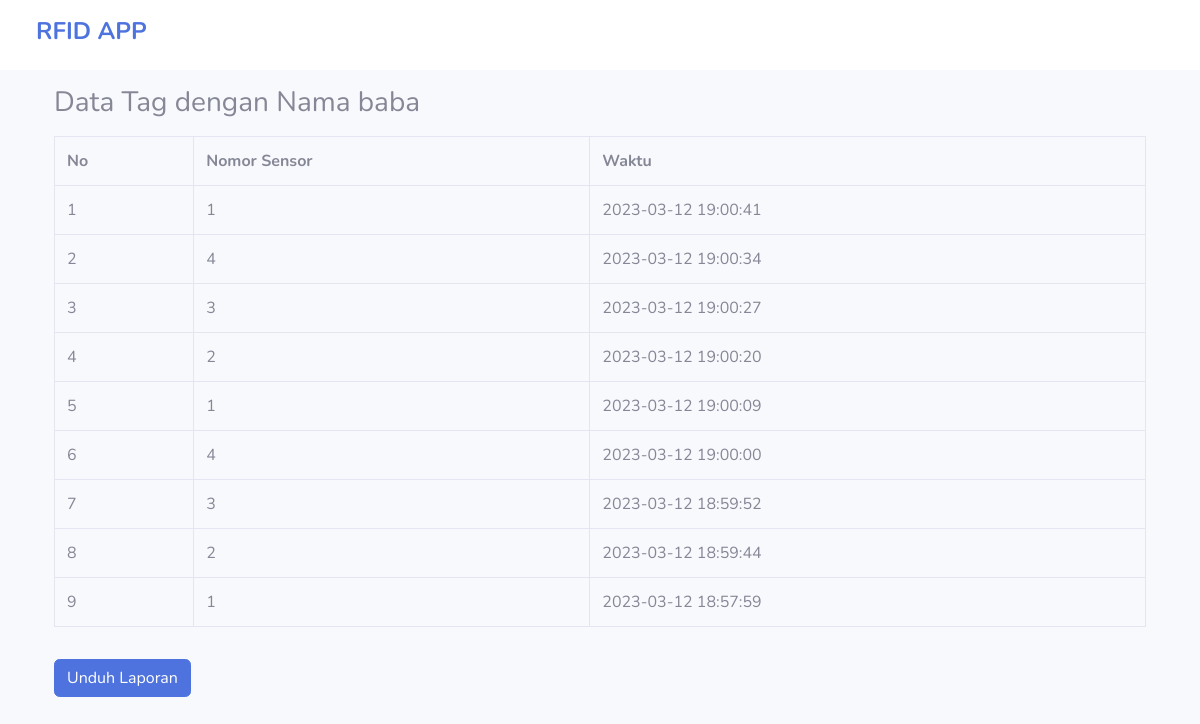
The app's page /ldetail.php?tag_id=CC FF FF 20 05 10 00 34 00 E2 00 47 04 13 10 68 21 C7 65 01 0A&nama=baba with its own data.
### tables this page shows
CREATE TABLE `sensordata` (
  `id` int(6) UNSIGNED NOT NULL,
  `nodeID` varchar(255) NOT NULL,
  `tag` varchar(255) NOT NULL,
  `reading_time` timestamp NOT NULL DEFAULT current_timestamp() ON UPDATE current_timestamp()
);

### ldetail.php (the view, shortened to what this page needs)
<?php
$tag_id = $_GET['tag_id'];
$nama = $_GET['nama'];
include "config.php";
$query_sensordata = "SELECT * FROM sensordata WHERE tag = '$tag_id' ORDER BY reading_time DESC";
$result_sensordata = mysqli_query($conn, $query_sensordata);
?>
<?php
include "page/head.php";
include "page/header.php";
?>
<div class="container">
    <h3 class="mt-3 mb-3">Data Tag dengan Nama <?php echo $nama; ?></h3>
    <table class="table table-bordered" id="dataTable" width="100%" cellspacing="0">
        <tr>
            <th>No</th>
            <th>Nomor Sensor</th>
            <th>Waktu</th>
        </tr>
        <?php
        $i = 1;
        while ($row_sensordata = mysqli_fetch_assoc($result_sensordata)) {
            echo "<tr>";
            echo "<td>" . $i . "</td>";
            echo "<td>" . $row_sensordata['nodeID'] . "</td>";
            echo "<td>" . $row_sensordata['reading_time'] . "</td>";
            echo "</tr>";
            $i++;
        }
        ?>
    </table>
    <a class="btn btn-primary mt-3" href="unduhdetaill.php?tag_id=<?php echo $tag_id; ?>">Unduh Laporan</a>
</div>
<?php
include "page/foot.php";
?>
</html>

### records on screen
sensordata: nodeID "1", reading_time "2023-03-12 19:00:41"
sensordata: nodeID "4", reading_time "2023-03-12 19:00:34"
sensordata: nodeID "3", reading_time "2023-03-12 19:00:27"
sensordata: nodeID "2", reading_time "2023-03-12 19:00:20"
sensordata: nodeID "1", reading_time "2023-03-12 19:00:09"
sensordata: nodeID "4", reading_time "2023-03-12 19:00:00"
sensordata: nodeID "3", reading_time "2023-03-12 18:59:52"
sensordata: nodeID "2", reading_time "2023-03-12 18:59:44"
sensordata: nodeID "1", reading_time "2023-03-12 18:57:59"

### other values on screen
$nama "baba"
